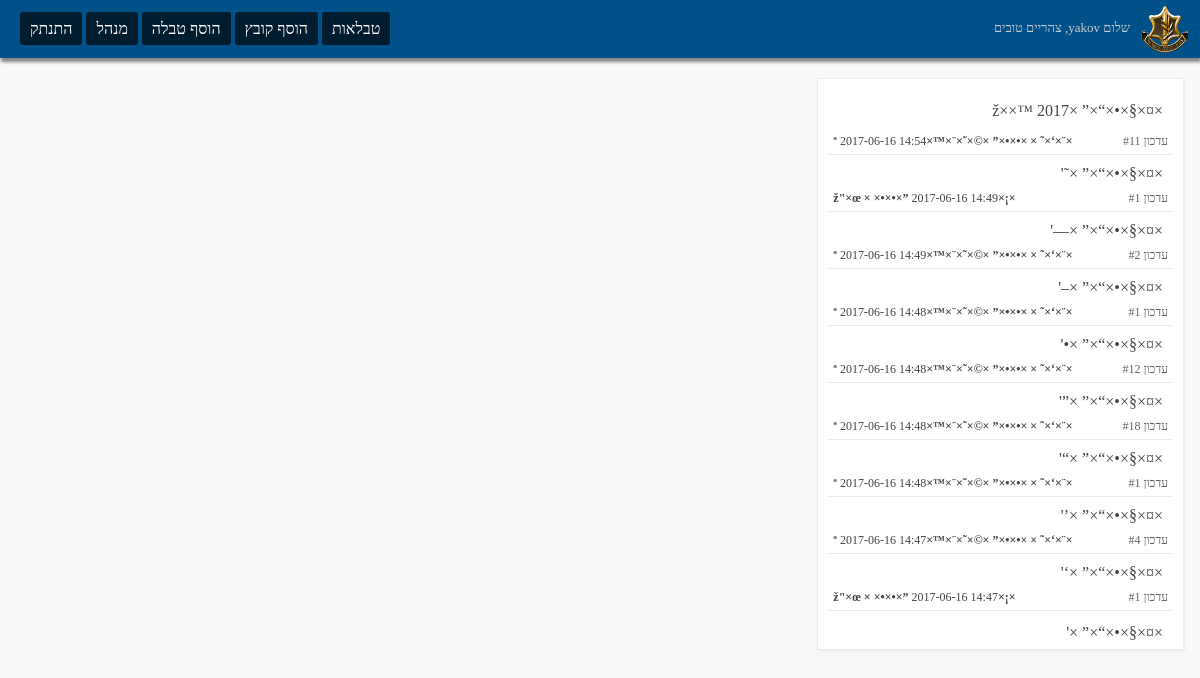
/index.php (signed in), run on the app's committed database.
### tables this page shows
CREATE TABLE `users` (
  `id` int(11) NOT NULL,
  `username` varchar(99) NOT NULL,
  `password_hashed` varchar(32) NOT NULL,
  `can_edit_tables` tinyint(1) NOT NULL DEFAULT '0',
  `can_add_tables` tinyint(1) NOT NULL DEFAULT '0',
  `is_admin` tinyint(1) NOT NULL DEFAULT '0'
);

CREATE TABLE `files` (
  `id` int(11) NOT NULL,
  `title` varchar(99) NOT NULL,
  `filename` varchar(99) NOT NULL,
  `nickname` varchar(99) NOT NULL,
  `date` timestamp NOT NULL,
  `update#` int(11) NOT NULL
);

### config.php (called while the page is built, shortened)
<?php
    $dbname = "nave";
    $dbuser = "root";
    $dbpass = "";
    $conn = new PDO("mysql:host=localhost;dbname=" . $dbname, $dbuser, $dbpass);
    function is_logged () {
        return isset($_SESSION['userid']);
    }
    if (is_logged()) {
        $CURUSER = $conn->query("SELECT * FROM `users` WHERE `id` = {$_SESSION['userid']}")->fetch();
    }
    $Hour = date('G');
    if ( $Hour >= 5 && $Hour <= 11 ) {
        $greeting = "בוקר טוב";
    } else if ($Hour >= 12 && $Hour <= 16) {
        $greeting = 'צהריים טובים';
    } else if ( $Hour >= 16 && $Hour <= 19 ) {
        $greeting = "אחר צהריים טובים";
    } else if ( $Hour >= 20 || $Hour <= 23 ) {
        $greeting = "ערב טוב";
    } else if ($Hour >= 0 && $Hour <= 4) {
        $greeting = 'לילה טוב';
    }
?>

### index.php (the view, shortened to what this page needs)
<?php
    require 'config.php';
?>
<!DOCTYPE html>
<html lang="en" dir="RTL">
    <head>
        <link rel="stylesheet" href="style.css">
        <link rel="stylesheet" href="toast.css">
    </head>
    <body>
        <?php include 'nav.php'; ?>
        <div class="site-wrap">
            <div class="grid__col grid__col--2-of-6">
                <ul id="files-list">
                    <?php $files = $conn->query("SELECT * FROM `files` order by `date` DESC");
                        while ($file = $files->fetch()) {
                            echo '<li><p>' . $file['title'] . '</p><span id="update-number">עדכון #' . $file['update#'] . '</span><span id="added-info"><strong>' . $file['nickname'] . '</strong> ' . substr($file['date'], 0, 16) . '</span><input type="hidden" value="' . $file['filename'] . '"' . '</li><br>';
                        }
                    ?>
                </ul>
            </div>
            <div class="grid__col grid__col--4-of-6" id="file-display"></div>
        </div>
    </body>
</html>

### nav.php (shortened to what this page needs)
<nav>
    <div id="nav-links">
        <a href="tables.php">טבלאות</a>
        <a href="upload.php">הוסף קובץ</a>
        <?php if (is_logged() && $CURUSER['can_add_tables']) : ?>
            <a href="upload-table.php">הוסף טבלה</a>
        <?php endif; ?>
        <?php if (!is_logged()) : ?>
            <a href="login.php">התחבר</a>
        <?php else : ?>
            <?php if ($CURUSER['is_admin']) : ?>
                <a href="admin/">מנהל</a>
            <?php endif; ?>
            <a href="logout.php">התנתק</a>
        <?php endif; ?>
    </div>
    <a href="index.php"><img src="idf-logo.png"></a>
    <?php if (is_logged()) : ?>
        <div id="greeting">שלום <?php echo $CURUSER['username']; ?>, <?php echo $greeting; ?></div>
    <?php endif; ?>
</nav>

### style.css (style rules this page uses)
* { padding: 0px; margin: 0px; font-family: tahoma; }
body { background-color: #F8F8FA; }
.site-wrap { padding: 20px; }
nav { padding: 20px; background-color: #005189; position: relative; background-position: 50% 50%; background-repeat: no-repeat; box-shadow: 1px 4px 3px #888686; }
nav #nav-links a { color: #fff; text-decoration: none; background-color: rgba(0, 0, 0, 0.66); padding: 8px 10px; text-align: center; border-radius: 3px; }
nav #nav-links { float: left; }
nav img { height: 50px; width: 50px; position: absolute; top: calc(50% - 50px / 2); right: 10px; }
ul#files-list, ul#tables-list { padding: 10px; border: 1px solid #ebebeb; background-color: #fff; height: 100%; border-radius: 2px; box-shadow: 1px 1px 2px #eaeaea; max-height: 550px; overflow-y: scroll; }
#files-list li, #tables-list li { padding: 10px; list-style-type: none; color: #444; cursor: pointer; }
#files-list li:not(:last-child), #tables-list li:not(:last-child) { border-bottom: 1px solid #ebebeb; }
#files-list li #update-number { color: #636363; font-size: 11px; position: absolute; bottom: 5px; right: 5px; font-size: 12px; }
#files-list li { position: relative; word-break: break-all; }
#files-list li #added-info { position: absolute; bottom: 5px; left: 5px; font-size: 12px; }
#greeting { margin-right: 50px; color: #ccc; font-size: 13px; }

### toast.css (style rules this page uses)
.grid__col--1-of-3, .grid__col--2-of-6, .grid__col--4-of-12 { width: 33.33333%; }
.grid__col--2-of-3, .grid__col--4-of-6, .grid__col--8-of-12 { width: 66.66667%; }
.grid__col { box-sizing: border-box; display: inline-block; margin-right: -.25em; min-height: 1px; padding-left: 20px; vertical-align: top; }

### data on the page
users: username "yakov"
files: title "×¤×§×•×“×” ×ž××™ 2017", value "11", nickname "×¨×‘×˜ × ×•×•×” ×©×˜×¨×™×ª", date "2017-06-16 14:54"
files: title "×¤×§×•×“×” ×˜'", value "1", nickname "×¡×ž\"×œ × ×•×•×”", date "2017-06-16 14:49"
files: title "×¤×§×•×“×” ×—'", value "2", nickname "×¨×‘×˜ × ×•×•×” ×©×˜×¨×™×ª", date "2017-06-16 14:49"
files: title "×¤×§×•×“×” ×–'", value "1", nickname "×¨×‘×˜ × ×•×•×” ×©×˜×¨×™×ª", date "2017-06-16 14:48"
files: title "×¤×§×•×“×” ×•'", value "12", nickname "×¨×‘×˜ × ×•×•×” ×©×˜×¨×™×ª", date "2017-06-16 14:48"
files: title "×¤×§×•×“×” ×”'", value "18", nickname "×¨×‘×˜ × ×•×•×” ×©×˜×¨×™×ª", date "2017-06-16 14:48"
files: title "×¤×§×•×“×” ×“'", value "1", nickname "×¨×‘×˜ × ×•×•×” ×©×˜×¨×™×ª", date "2017-06-16 14:48"
files: title "×¤×§×•×“×” ×’'", value "4", nickname "×¨×‘×˜ × ×•×•×” ×©×˜×¨×™×ª", date "2017-06-16 14:47"
files: title "×¤×§×•×“×” ×‘'", value "1", nickname "×¡×ž\"×œ × ×•×•×”", date "2017-06-16 14:47"
files: title "×¤×§×•×“×” ×'"

### other printed values
$greeting "צהריים טובים"
